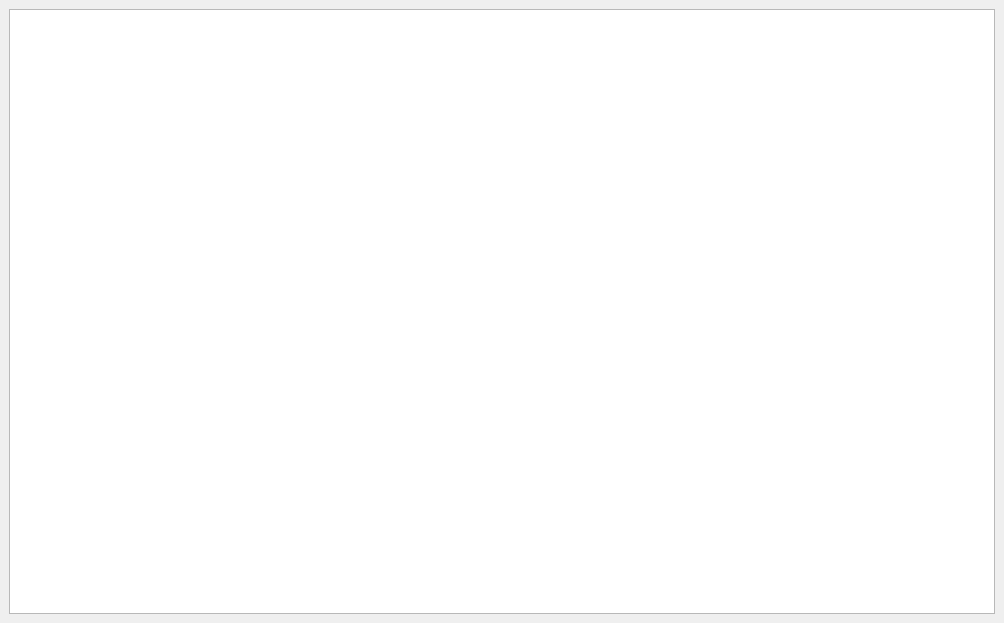
<?xml version="1.0" encoding="UTF-8"?>
<ui version="4.0">
 <class>DockWidget</class>
 <widget class="QDockWidget" name="DockWidget">
  <property name="geometry">
   <rect>
    <x>0</x>
    <y>0</y>
    <width>1004</width>
    <height>623</height>
   </rect>
  </property>
  <property name="sizePolicy">
   <sizepolicy hsizetype="Expanding" vsizetype="Expanding">
    <horstretch>0</horstretch>
    <verstretch>0</verstretch>
   </sizepolicy>
  </property>
  <property name="minimumSize">
   <size>
    <width>500</width>
    <height>500</height>
   </size>
  </property>
  <property name="windowTitle">
   <string>DockWidget</string>
  </property>
  <widget class="QWidget" name="dockWidgetContents">
   <property name="sizePolicy">
    <sizepolicy hsizetype="Expanding" vsizetype="Expanding">
     <horstretch>0</horstretch>
     <verstretch>0</verstretch>
    </sizepolicy>
   </property>
   <layout class="QGridLayout" name="gridLayout">
    <item row="0" column="0">
     <widget class="PlotWidget" name="image"/>
    </item>
    <item row="0" column="1">
     <layout class="QVBoxLayout" name="colorbar"/>
    </item>
   </layout>
  </widget>
 </widget>
 <customwidgets>
  <customwidget>
   <class>PlotWidget</class>
   <extends>QGraphicsView</extends>
   <header location="global">pyqtgraph</header>
  </customwidget>
 </customwidgets>
 <resources/>
 <connections/>
</ui>
